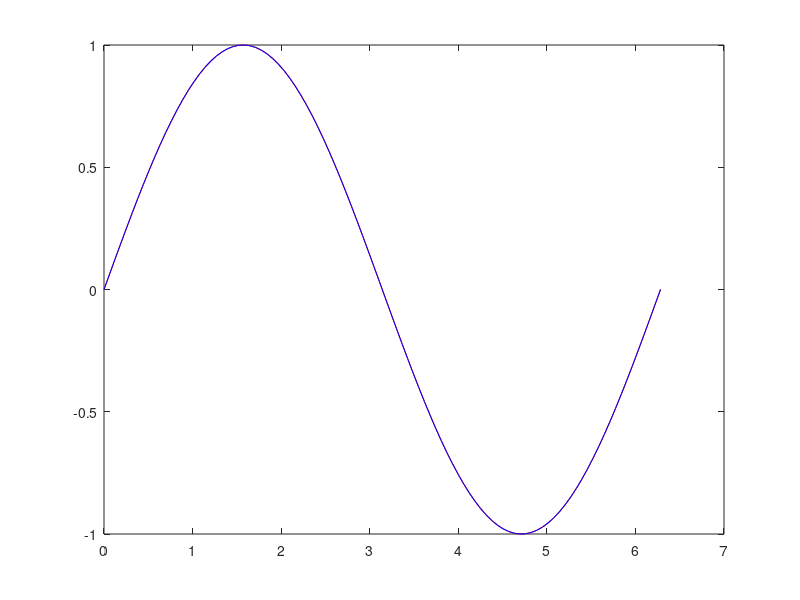

MATLAB code to generate this figure: (Note: this script raises an error after producing the figure.)
% 1d explicit temperature
% Using sin as a basis as derivative of sin is cos
% Convergence Testing - change resolution to test

% scalars: lowercase
% vectors: 1 uppercase
% matrices: CAPS

% User input
np = 100; % number of points in space
nt = 2000; % number of points in time
x_max = 2*pi;
dt = 1e-3;
k = 1;
rho = 1;
cp = 1;


% Initial condition
X_vec = linspace(0, x_max, np); % dist
T_vec = sin(X_vec); % Temp

% Plot initiation
h_fig = figure;
h_ax = axes(h_fig);
plot(h_ax, X_vec, T_vec, '-r', 'DisplayName', 'Initial Condition');
hold(h_ax, 'on');
h_pl = plot(h_ax, X_vec, T_vec, '-b', 'DisplayName', 'Current State');
h_ax.XLim(2) = x_max;
grid(h_ax, 'on')
h_t = title('Step: 0');
legend;
drawnow; % Because computer is slow, requires a forced draw

% Time loop
Ind = 2:np-1;
for tstep = 1:nt
    T_vec(Ind) = T_vec(Ind) + dt*k/rho/cp*(... % New temp equals change in...
        ((T_vec(Ind+1)-T_vec(Ind))./(X_vec(Ind+1)-X_vec(Ind))) - ... % Tti+1 -Tti/Xi+1-Xi
        ((T_vec(Ind)-T_vec(Ind-1))./(X_vec(Ind)-X_vec(Ind-1))))./... % Tti - Tti-1/Xi-Xi-1
        ((X_vec(Ind+1)-X_vec(Ind-1))/2); 
    
    % Update plot
    h_pl.YData = T_vec;
    h_t.String = ['Step:', num2str(tstep)];
    drawnow;
end

